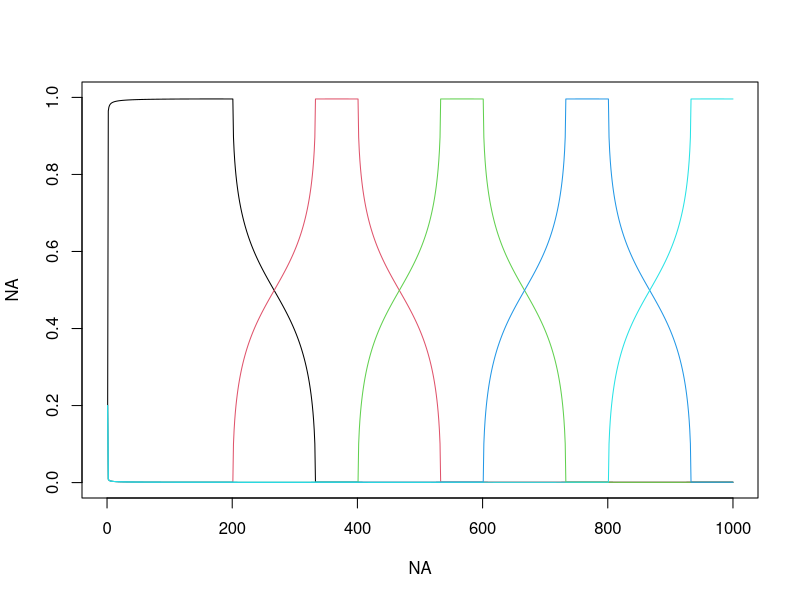

Here is the R script that generated this plot: (Note: this script raises an error after producing the figure.)
rm(list=ls(all=TRUE))
set.seed(4)

nloc=1000
nspp=200
ncommun=5
base=floor(nloc/(ncommun-2))

#generate thetas
x=seq(from=-1,to=1,length.out=base)
y=sqrt(1-(x^2))*0.1
min1=0.0001
y[y<min1]=min1
# plot(x,y)
  
init=floor(nloc/ncommun)
seq1=c(seq(from=1,to=nloc,by=init),nloc)
  
theta=matrix(min1,nloc,ncommun)
for (i in 1:ncommun){
  seq2=seq1[i]:(seq1[i]+base-1)
  seq3=seq2[seq2<=nloc]
  theta[seq3,i]=y[1:length(seq3)]
}
theta=theta/matrix(apply(theta,1,sum),nloc,ncommun)
theta.true=theta
  
plot(NA,NA,xlim=c(0,nloc),ylim=c(0,1))
for (i in 1:ncommun) lines(1:nloc,theta[,i],col=i)
  
#export theta
setwd('U:\\GIT_models\\git_LDA_fungi') 
nome=paste('theta ',ncommun,'.csv',sep='')
write.csv(theta,nome,row.names=F)

#generate phi  
phi=matrix(NA,ncommun,nspp)
mu.large=6
mu.small=1
ind=matrix(rbinom(ncommun*nspp,size=1,prob=0.1),ncommun,nspp)
for (i in 1:ncommun){
  ind1=ind[i,]
  cond=ind1==1
  tmp=rep(NA,nspp)
  tmp[cond ]=rnorm(sum( cond),mean=mu.large,sd=1)
  tmp[!cond]=rnorm(sum(!cond),mean=mu.small,sd=1)
  phi[i,]=tmp
}
image(phi)
phi.true=phi

#how many unique species does each community have?
teste=rep(0,ncommun)
for (i in 1:nspp){
  tmp=ind[,i]
  if (sum(tmp)==1){
    ind1=which(tmp==1)
    teste[ind1]=teste[ind1]+1
  }
}

#calculate probabilities
medias=theta%*%phi; dim(medias)
z.true=z=matrix(rnorm(nloc*nspp,mean=medias,sd=1),nloc,nspp)

#generate actual observations y
range(z)
break1.true=break1=c(-Inf,seq(from=0,to=5.5,by=0.5),Inf)
y=matrix(NA,nloc,nspp)
for (i in 2:length(break1)){
  cond=z>break1[i-1] & z<break1[i]  
  y[cond]=i-2
}
tmp=table(y); tmp; length(tmp); length(break1)

nome=paste('fake data',ncommun,'.csv',sep='')    
write.csv(y,nome,row.names=F)    
